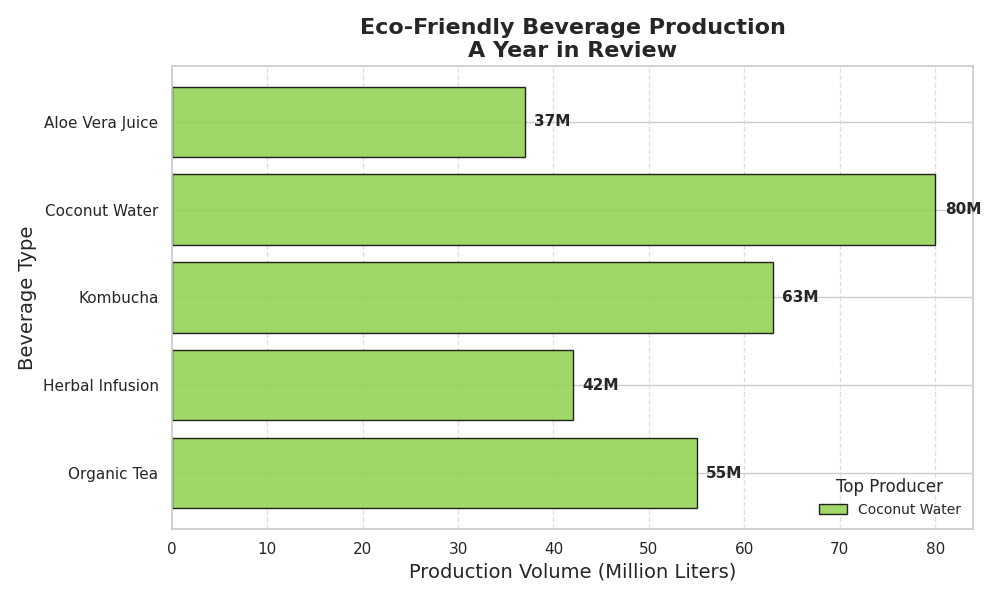

Recreate this plot in Python.
import matplotlib.pyplot as plt
import numpy as np

beverages = ['Organic Tea', 'Herbal Infusion', 'Kombucha', 'Coconut Water', 'Aloe Vera Juice']
production_volumes = [55, 42, 63, 80, 37]

# Use a single consistent color for all bars
single_color = '#8FD14F'

fig, ax = plt.subplots(figsize=(10, 6))
bars = ax.barh(beverages, production_volumes, color=single_color, alpha=0.85, edgecolor='black')

for bar, volume in zip(bars, production_volumes):
    xval = bar.get_width()
    ax.text(xval + 1, bar.get_y() + bar.get_height() / 2, f'{volume}M', va='center', ha='left', fontsize=11, fontweight='bold')

ax.set_title("Eco-Friendly Beverage Production\nA Year in Review", fontsize=16, fontweight='bold')
ax.set_xlabel("Production Volume (Million Liters)", fontsize=14)
ax.set_ylabel("Beverage Type", fontsize=14)

most_produced_index = np.argmax(production_volumes)
ax.legend([bars[most_produced_index]], [beverages[most_produced_index]], title="Top Producer", loc='lower right', fontsize=10, frameon=False)

ax.xaxis.grid(True, linestyle='--', alpha=0.6)

plt.tight_layout()
plt.show()
